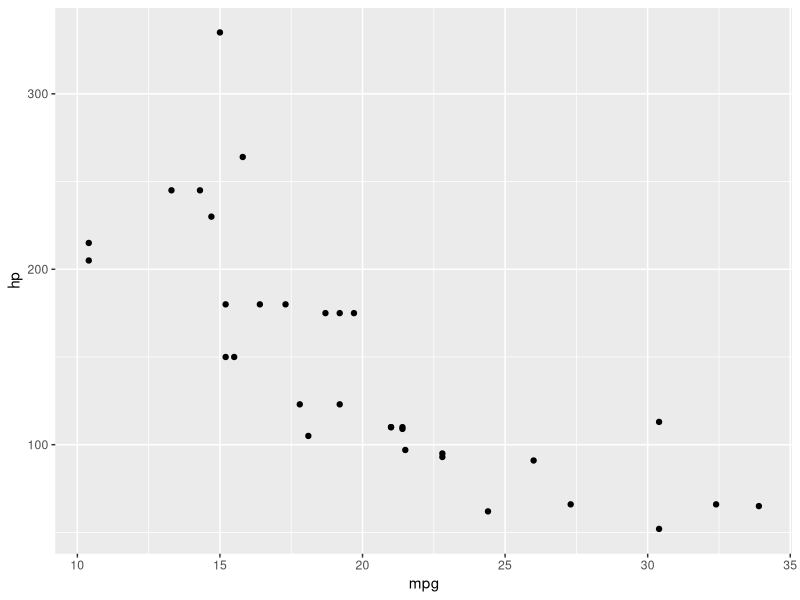
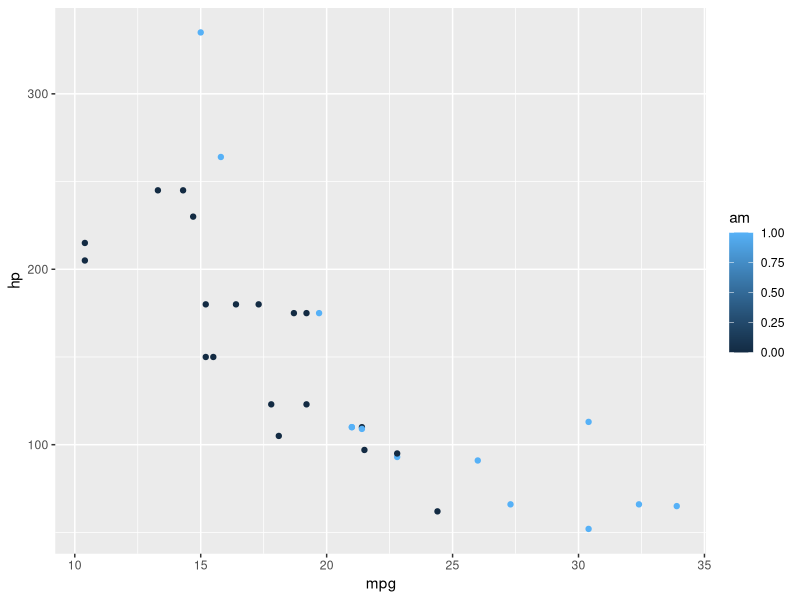
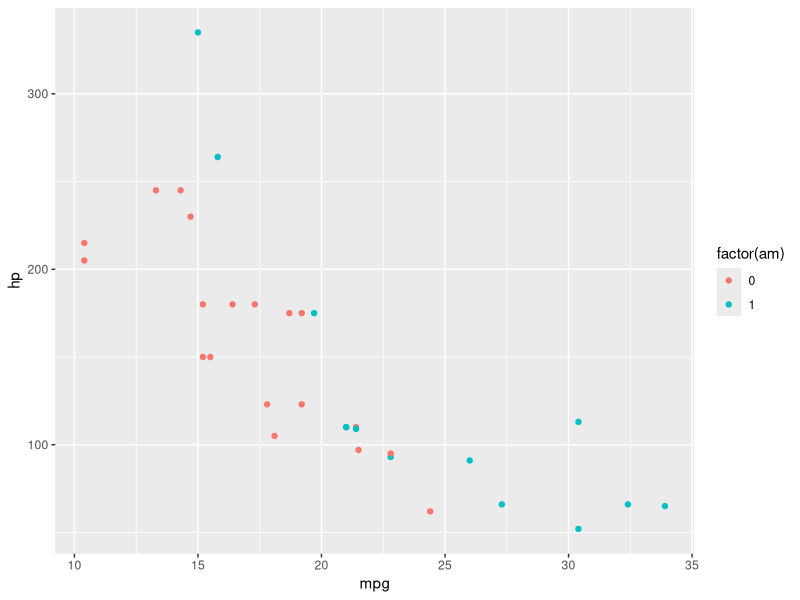
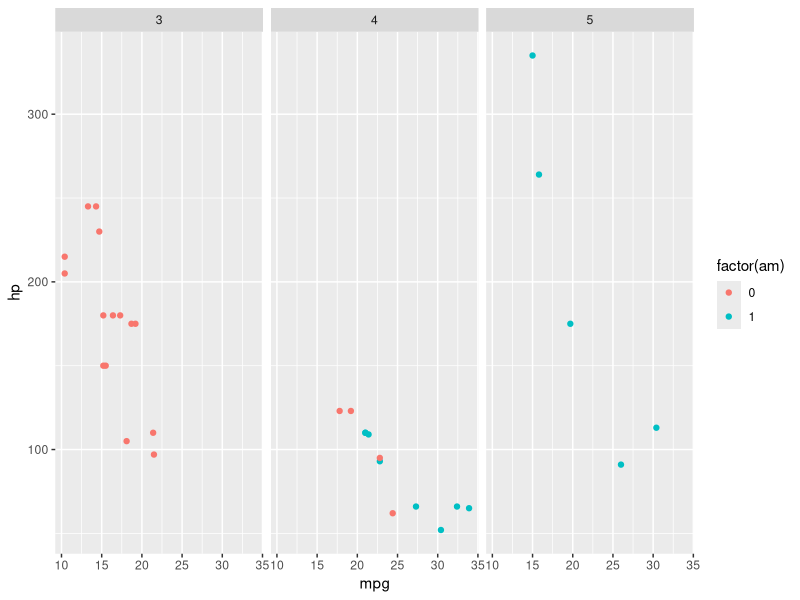

R code for these plots, in order:
## ---- chunk 1
knitr::opts_chunk$set(echo = TRUE)
## ---- chunk 2
# mtcars was extracted from the 1974 Motor Trend US magazine, and comprises
# fuel consumption and 10 aspects of automobile design and performance for 
# 32 automobiles (1973–74 models).
library(ggplot2)
head(mtcars)

# What's the relationship between mileage and horsepower?
qplot(data=mtcars, mpg, hp)

# Is there a difference in that relationship when looking at automatic (0) or manual (1)?
qplot(data=mtcars, mpg, hp, colour = am)
## ---- chunk 3
qplot(data=mtcars, mpg, hp, color = factor(am))
## ---- chunk 4
# Break out the plots further by number of gears.
qplot(data=mtcars, mpg, hp, color = factor(am), facets = ~ gear)
